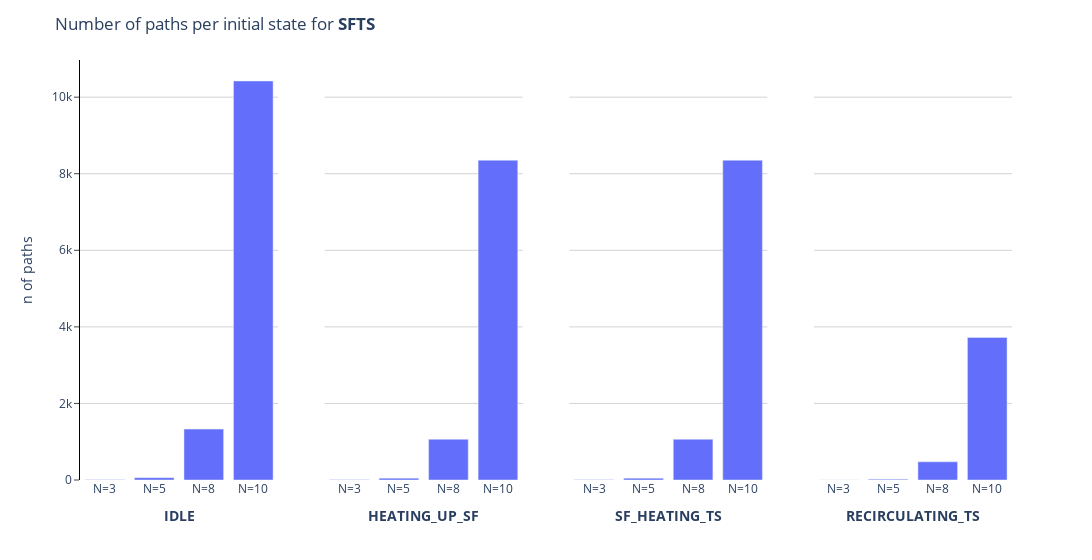
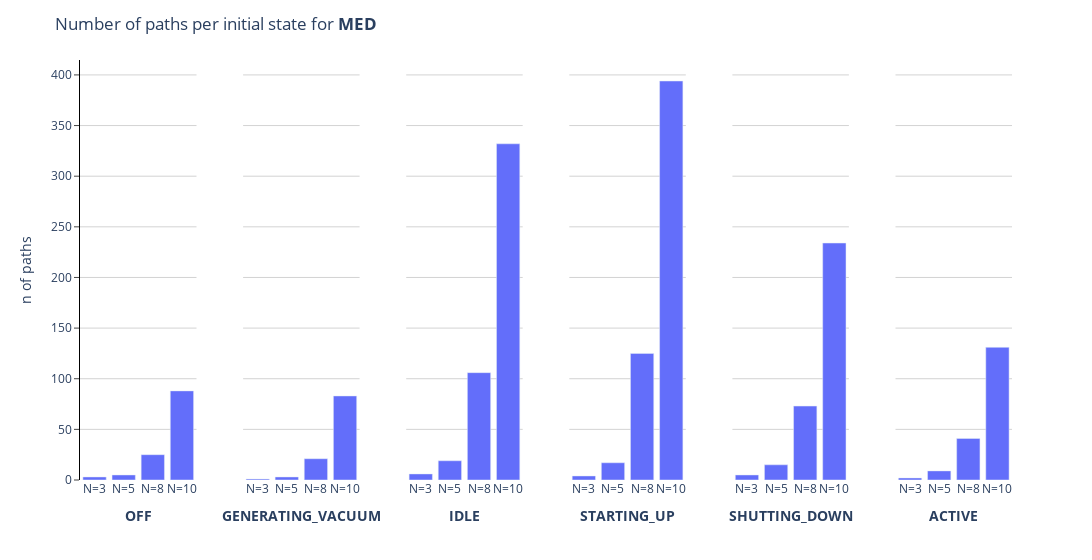

Here is the notebook cell these charts were saved with, in order:
### Code cell
figs = paths_per_initial_state_per_system_viz(metadata)

[fig.show() for fig in figs]

### Figure 1 — Plotly figure (JSON) as saved in the notebook; plotly's stock layout.template omitted (floating-point values rounded to 4 significant figures)
{"data": [{"alignmentgroup": "True", "hovertemplate": "facet_col=IDLE<br>x=%{x}<br>y=%{y}<extra></extra>", "legendgroup": "", "marker": {"color": "#636efa", "pattern": {"shape": ""}}, "name": "", "offsetgroup": "", "orientation": "v", "showlegend": false, "textposition": "auto", "type": "bar", "x": ["N=3", "N=5", "N=8", "N=10"], "xaxis": "x", "y": [8, 61, 1329, 10422], "yaxis": "y"}, {"alignmentgroup": "True", "hovertemplate": "facet_col=HEATING_UP_SF<br>x=%{x}<br>y=%{y}<extra></extra>", "legendgroup": "", "marker": {"color": "#636efa", "pattern": {"shape": ""}}, "name": "", "offsetgroup": "", "orientation": "v", "showlegend": false, "textposition": "auto", "type": "bar", "x": ["N=3", "N=5", "N=8", "N=10"], "xaxis": "x2", "y": [6, 48, 1063, 8352], "yaxis": "y2"}, {"alignmentgroup": "True", "hovertemplate": "facet_col=SF_HEATING_TS<br>x=%{x}<br>y=%{y}<extra></extra>", "legendgroup": "", "marker": {"color": "#636efa", "pattern": {"shape": ""}}, "name": "", "offsetgroup": "", "orientation": "v", "showlegend": false, "textposition": "auto", "type": "bar", "x": ["N=3", "N=5", "N=8", "N=10"], "xaxis": "x3", "y": [6, 48, 1063, 8352], "yaxis": "y3"}, {"alignmentgroup": "True", "hovertemplate": "facet_col=RECIRCULATING_TS<br>x=%{x}<br>y=%{y}<extra></extra>", "legendgroup": "", "marker": {"color": "#636efa", "pattern": {"shape": ""}}, "name": "", "offsetgroup": "", "orientation": "v", "showlegend": false, "textposition": "auto", "type": "bar", "x": ["N=3", "N=5", "N=8", "N=10"], "xaxis": "x4", "y": [3, 22, 475, 3721], "yaxis": "y4"}], "layout": {"annotations": [{"font": {}, "showarrow": false, "text": "", "x": 0.1175, "xanchor": "center", "xref": "paper", "y": 1, "yanchor": "bottom", "yref": "paper"}, {"font": {}, "showarrow": false, "text": "", "x": 0.3725, "xanchor": "center", "xref": "paper", "y": 1, "yanchor": "bottom", "yref": "paper"}, {"font": {}, "showarrow": false, "text": "", "x": 0.6275, "xanchor": "center", "xref": "paper", "y": 1, "yanchor": "bottom", "yref": "paper"}, {"font": {}, "showarrow": false, "text": "", "x": 0.8825, "xanchor": "center", "xref": "paper", "y": 1, "yanchor": "bottom", "yref": "paper"}], "barmode": "group", "legend": {"title": {"text": "Color legend"}, "tracegroupgap": 0, "x": 0.8, "y": 1.3}, "margin": {"t": 60}, "plot_bgcolor": "rgba(0,0,0,0)", "title": {"text": "Number of paths per initial state for <b>SFTS</b>"}, "width": 1200, "xaxis": {"anchor": "y", "domain": [0, 0.2125], "title": {"text": "<b>IDLE</b>"}}, "xaxis2": {"anchor": "y2", "domain": [0.2625, 0.475], "matches": "x", "title": {"text": "<b>HEATING_UP_SF</b>"}}, "xaxis3": {"anchor": "y3", "domain": [0.525, 0.7375], "matches": "x", "title": {"text": "<b>SF_HEATING_TS</b>"}}, "xaxis4": {"anchor": "y4", "domain": [0.7875, 1], "matches": "x", "title": {"text": "<b>RECIRCULATING_TS</b>"}}, "yaxis": {"anchor": "x", "domain": [0, 1], "gridcolor": "lightgray", "linecolor": "black", "showgrid": true, "ticks": "outside", "title": {"text": "n of paths"}}, "yaxis2": {"anchor": "x2", "domain": [0, 1], "gridcolor": "lightgray", "matches": "y", "showgrid": true, "showticklabels": false}, "yaxis3": {"anchor": "x3", "domain": [0, 1], "gridcolor": "lightgray", "matches": "y", "showgrid": true, "showticklabels": false}, "yaxis4": {"anchor": "x4", "domain": [0, 1], "gridcolor": "lightgray", "matches": "y", "showgrid": true, "showticklabels": false}}}

### Figure 2 — Plotly figure (JSON) as saved in the notebook; plotly's stock layout.template omitted (floating-point values rounded to 4 significant figures)
{"data": [{"alignmentgroup": "True", "hovertemplate": "facet_col=OFF<br>x=%{x}<br>y=%{y}<extra></extra>", "legendgroup": "", "marker": {"color": "#636efa", "pattern": {"shape": ""}}, "name": "", "offsetgroup": "", "orientation": "v", "showlegend": false, "textposition": "auto", "type": "bar", "x": ["N=3", "N=5", "N=8", "N=10"], "xaxis": "x", "y": [3, 5, 25, 88], "yaxis": "y"}, {"alignmentgroup": "True", "hovertemplate": "facet_col=GENERATING_VACUUM<br>x=%{x}<br>y=%{y}<extra></extra>", "legendgroup": "", "marker": {"color": "#636efa", "pattern": {"shape": ""}}, "name": "", "offsetgroup": "", "orientation": "v", "showlegend": false, "textposition": "auto", "type": "bar", "x": ["N=3", "N=5", "N=8", "N=10"], "xaxis": "x2", "y": [1, 3, 21, 83], "yaxis": "y2"}, {"alignmentgroup": "True", "hovertemplate": "facet_col=IDLE<br>x=%{x}<br>y=%{y}<extra></extra>", "legendgroup": "", "marker": {"color": "#636efa", "pattern": {"shape": ""}}, "name": "", "offsetgroup": "", "orientation": "v", "showlegend": false, "textposition": "auto", "type": "bar", "x": ["N=3", "N=5", "N=8", "N=10"], "xaxis": "x3", "y": [6, 19, 106, 332], "yaxis": "y3"}, {"alignmentgroup": "True", "hovertemplate": "facet_col=STARTING_UP<br>x=%{x}<br>y=%{y}<extra></extra>", "legendgroup": "", "marker": {"color": "#636efa", "pattern": {"shape": ""}}, "name": "", "offsetgroup": "", "orientation": "v", "showlegend": false, "textposition": "auto", "type": "bar", "x": ["N=3", "N=5", "N=8", "N=10"], "xaxis": "x4", "y": [4, 17, 125, 394], "yaxis": "y4"}, {"alignmentgroup": "True", "hovertemplate": "facet_col=SHUTTING_DOWN<br>x=%{x}<br>y=%{y}<extra></extra>", "legendgroup": "", "marker": {"color": "#636efa", "pattern": {"shape": ""}}, "name": "", "offsetgroup": "", "orientation": "v", "showlegend": false, "textposition": "auto", "type": "bar", "x": ["N=3", "N=5", "N=8", "N=10"], "xaxis": "x5", "y": [5, 15, 73, 234], "yaxis": "y5"}, {"alignmentgroup": "True", "hovertemplate": "facet_col=ACTIVE<br>x=%{x}<br>y=%{y}<extra></extra>", "legendgroup": "", "marker": {"color": "#636efa", "pattern": {"shape": ""}}, "name": "", "offsetgroup": "", "orientation": "v", "showlegend": false, "textposition": "auto", "type": "bar", "x": ["N=3", "N=5", "N=8", "N=10"], "xaxis": "x6", "y": [2, 9, 41, 131], "yaxis": "y6"}], "layout": {"annotations": [{"font": {}, "showarrow": false, "text": "", "x": 0.075, "xanchor": "center", "xref": "paper", "y": 1, "yanchor": "bottom", "yref": "paper"}, {"font": {}, "showarrow": false, "text": "", "x": 0.245, "xanchor": "center", "xref": "paper", "y": 1, "yanchor": "bottom", "yref": "paper"}, {"font": {}, "showarrow": false, "text": "", "x": 0.415, "xanchor": "center", "xref": "paper", "y": 1, "yanchor": "bottom", "yref": "paper"}, {"font": {}, "showarrow": false, "text": "", "x": 0.585, "xanchor": "center", "xref": "paper", "y": 1, "yanchor": "bottom", "yref": "paper"}, {"font": {}, "showarrow": false, "text": "", "x": 0.755, "xanchor": "center", "xref": "paper", "y": 1, "yanchor": "bottom", "yref": "paper"}, {"font": {}, "showarrow": false, "text": "", "x": 0.925, "xanchor": "center", "xref": "paper", "y": 1, "yanchor": "bottom", "yref": "paper"}], "barmode": "group", "legend": {"title": {"text": "Color legend"}, "tracegroupgap": 0, "x": 0.8, "y": 1.3}, "margin": {"t": 60}, "plot_bgcolor": "rgba(0,0,0,0)", "title": {"text": "Number of paths per initial state for <b>MED</b>"}, "width": 1800, "xaxis": {"anchor": "y", "domain": [0, 0.125], "title": {"text": "<b>OFF</b>"}}, "xaxis2": {"anchor": "y2", "domain": [0.175, 0.3], "matches": "x", "title": {"text": "<b>GENERATING_VACUUM</b>"}}, "xaxis3": {"anchor": "y3", "domain": [0.35, 0.475], "matches": "x", "title": {"text": "<b>IDLE</b>"}}, "xaxis4": {"anchor": "y4", "domain": [0.525, 0.65], "matches": "x", "title": {"text": "<b>STARTING_UP</b>"}}, "xaxis5": {"anchor": "y5", "domain": [0.7, 0.825], "matches": "x", "title": {"text": "<b>SHUTTING_DOWN</b>"}}, "xaxis6": {"anchor": "y6", "domain": [0.875, 1], "matches": "x", "title": {"text": "<b>ACTIVE</b>"}}, "yaxis": {"anchor": "x", "domain": [0, 1], "gridcolor": "lightgray", "linecolor": "black", "showgrid": true, "ticks": "outside", "title": {"text": "n of paths"}}, "yaxis2": {"anchor": "x2", "domain": [0, 1], "gridcolor": "lightgray", "matches": "y", "showgrid": true, "showticklabels": false}, "yaxis3": {"anchor": "x3", "domain": [0, 1], "gridcolor": "lightgray", "matches": "y", "showgrid": true, "showticklabels": false}, "yaxis4": {"anchor": "x4", "domain": [0, 1], "gridcolor": "lightgray", "matches": "y", "showgrid": true, "showticklabels": false}, "yaxis5": {"anchor": "x5", "domain": [0, 1], "gridcolor": "lightgray", "matches": "y", "showgrid": true, "showticklabels": false}, "yaxis6": {"anchor": "x6", "domain": [0, 1], "gridcolor": "lightgray", "matches": "y", "showgrid": true, "showticklabels": false}}}
